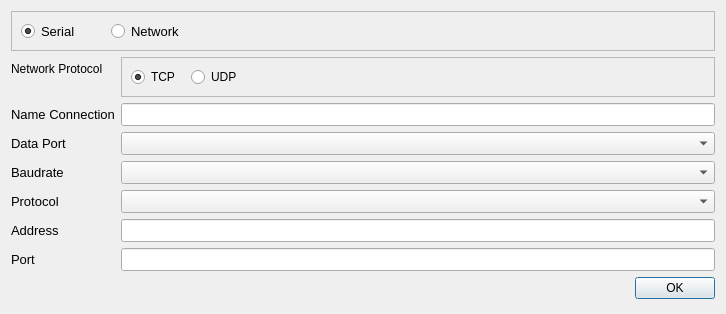
<?xml version="1.0" encoding="UTF-8"?>
<ui version="4.0">
 <class>Dialog</class>
 <widget class="QDialog" name="Dialog">
  <property name="geometry">
   <rect>
    <x>0</x>
    <y>0</y>
    <width>726</width>
    <height>314</height>
   </rect>
  </property>
  <property name="minimumSize">
   <size>
    <width>435</width>
    <height>314</height>
   </size>
  </property>
  <property name="maximumSize">
   <size>
    <width>16777215</width>
    <height>314</height>
   </size>
  </property>
  <property name="windowTitle">
   <string>Connection</string>
  </property>
  <layout class="QFormLayout" name="formLayout">
   <item row="0" column="0" colspan="2">
    <widget class="QFrame" name="frame">
     <property name="minimumSize">
      <size>
       <width>0</width>
       <height>40</height>
      </size>
     </property>
     <property name="maximumSize">
      <size>
       <width>16777215</width>
       <height>40</height>
      </size>
     </property>
     <property name="frameShape">
      <enum>QFrame::Shape::StyledPanel</enum>
     </property>
     <property name="frameShadow">
      <enum>QFrame::Shadow::Plain</enum>
     </property>
     <widget class="QRadioButton" name="radioSerial">
      <property name="geometry">
       <rect>
        <x>10</x>
        <y>10</y>
        <width>92</width>
        <height>20</height>
       </rect>
      </property>
      <property name="font">
       <font>
        <pointsize>10</pointsize>
       </font>
      </property>
      <property name="text">
       <string>Serial</string>
      </property>
      <property name="checked">
       <bool>true</bool>
      </property>
     </widget>
     <widget class="QRadioButton" name="radioNetwork">
      <property name="geometry">
       <rect>
        <x>100</x>
        <y>10</y>
        <width>92</width>
        <height>20</height>
       </rect>
      </property>
      <property name="font">
       <font>
        <pointsize>10</pointsize>
       </font>
      </property>
      <property name="text">
       <string>Network</string>
      </property>
     </widget>
    </widget>
   </item>
   <item row="1" column="1">
    <widget class="QFrame" name="frameNetwork">
     <property name="minimumSize">
      <size>
       <width>0</width>
       <height>40</height>
      </size>
     </property>
     <property name="frameShape">
      <enum>QFrame::Shape::StyledPanel</enum>
     </property>
     <property name="frameShadow">
      <enum>QFrame::Shadow::Raised</enum>
     </property>
     <widget class="QRadioButton" name="radioTcp">
      <property name="geometry">
       <rect>
        <x>10</x>
        <y>10</y>
        <width>51</width>
        <height>20</height>
       </rect>
      </property>
      <property name="text">
       <string>TCP</string>
      </property>
      <property name="checked">
       <bool>true</bool>
      </property>
     </widget>
     <widget class="QRadioButton" name="radioUdp">
      <property name="geometry">
       <rect>
        <x>70</x>
        <y>10</y>
        <width>51</width>
        <height>20</height>
       </rect>
      </property>
      <property name="text">
       <string>UDP</string>
      </property>
     </widget>
    </widget>
   </item>
   <item row="2" column="0">
    <widget class="QLabel" name="labelName">
     <property name="font">
      <font>
       <pointsize>10</pointsize>
      </font>
     </property>
     <property name="text">
      <string>Name Connection</string>
     </property>
    </widget>
   </item>
   <item row="2" column="1">
    <widget class="QLineEdit" name="lineName">
     <property name="font">
      <font>
       <pointsize>10</pointsize>
      </font>
     </property>
    </widget>
   </item>
   <item row="3" column="0">
    <widget class="QLabel" name="labelDataPort">
     <property name="font">
      <font>
       <pointsize>10</pointsize>
      </font>
     </property>
     <property name="text">
      <string>Data Port</string>
     </property>
    </widget>
   </item>
   <item row="3" column="1">
    <widget class="QComboBox" name="comboDataPort">
     <property name="font">
      <font>
       <pointsize>10</pointsize>
      </font>
     </property>
    </widget>
   </item>
   <item row="4" column="0">
    <widget class="QLabel" name="labelBaudrate">
     <property name="font">
      <font>
       <pointsize>10</pointsize>
      </font>
     </property>
     <property name="text">
      <string>Baudrate</string>
     </property>
    </widget>
   </item>
   <item row="4" column="1">
    <widget class="QComboBox" name="comboBaudrate">
     <property name="font">
      <font>
       <pointsize>10</pointsize>
      </font>
     </property>
    </widget>
   </item>
   <item row="5" column="0">
    <widget class="QLabel" name="labelProtocol">
     <property name="font">
      <font>
       <pointsize>10</pointsize>
      </font>
     </property>
     <property name="text">
      <string>Protocol</string>
     </property>
    </widget>
   </item>
   <item row="5" column="1">
    <widget class="QComboBox" name="comboProtocol">
     <property name="font">
      <font>
       <pointsize>10</pointsize>
      </font>
     </property>
    </widget>
   </item>
   <item row="6" column="0">
    <widget class="QLabel" name="labelAddress">
     <property name="font">
      <font>
       <pointsize>10</pointsize>
      </font>
     </property>
     <property name="text">
      <string>Address</string>
     </property>
    </widget>
   </item>
   <item row="6" column="1">
    <widget class="QLineEdit" name="lineAddress">
     <property name="font">
      <font>
       <pointsize>10</pointsize>
      </font>
     </property>
    </widget>
   </item>
   <item row="7" column="0">
    <widget class="QLabel" name="labelPort">
     <property name="font">
      <font>
       <pointsize>10</pointsize>
      </font>
     </property>
     <property name="text">
      <string>Port</string>
     </property>
    </widget>
   </item>
   <item row="7" column="1">
    <widget class="QLineEdit" name="linePort">
     <property name="font">
      <font>
       <pointsize>10</pointsize>
      </font>
     </property>
    </widget>
   </item>
   <item row="8" column="0" colspan="2">
    <widget class="QDialogButtonBox" name="buttonBox">
     <property name="maximumSize">
      <size>
       <width>16777215</width>
       <height>24</height>
      </size>
     </property>
     <property name="orientation">
      <enum>Qt::Orientation::Horizontal</enum>
     </property>
     <property name="standardButtons">
      <set>QDialogButtonBox::StandardButton::Ok</set>
     </property>
    </widget>
   </item>
   <item row="1" column="0">
    <widget class="QLabel" name="labelNetwork">
     <property name="text">
      <string>Network Protocol</string>
     </property>
    </widget>
   </item>
  </layout>
 </widget>
 <resources/>
 <connections>
  <connection>
   <sender>buttonBox</sender>
   <signal>accepted()</signal>
   <receiver>Dialog</receiver>
   <slot>accept()</slot>
   <hints>
    <hint type="sourcelabel">
     <x>248</x>
     <y>254</y>
    </hint>
    <hint type="destinationlabel">
     <x>157</x>
     <y>274</y>
    </hint>
   </hints>
  </connection>
  <connection>
   <sender>buttonBox</sender>
   <signal>rejected()</signal>
   <receiver>Dialog</receiver>
   <slot>reject()</slot>
   <hints>
    <hint type="sourcelabel">
     <x>316</x>
     <y>260</y>
    </hint>
    <hint type="destinationlabel">
     <x>286</x>
     <y>274</y>
    </hint>
   </hints>
  </connection>
 </connections>
</ui>
